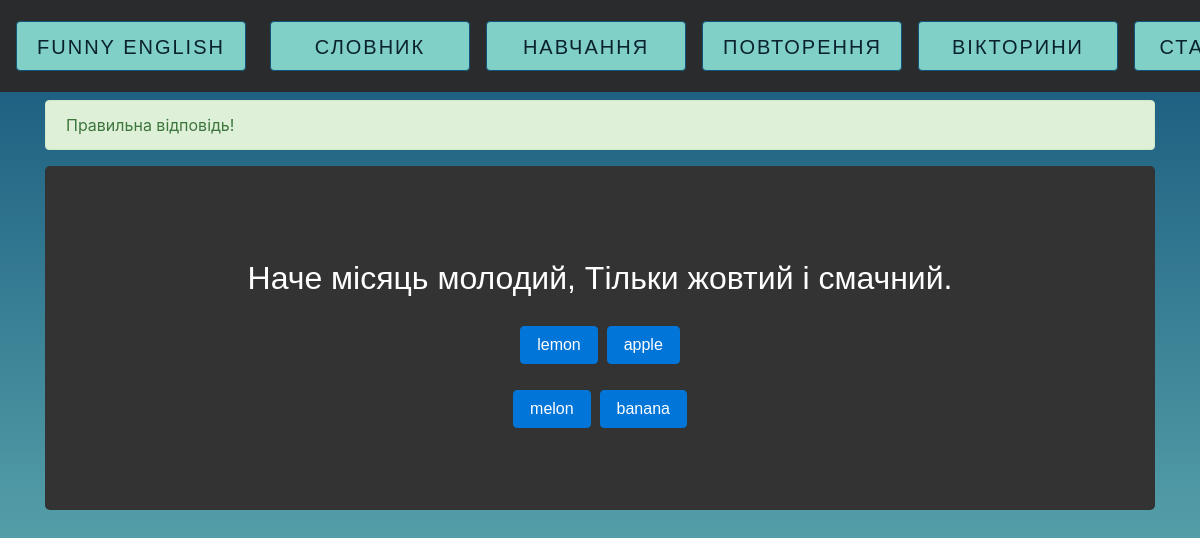
The app's page /quizzes/1/kinesthetic (signed in) with its own data.
### word/models.py (models this page shows)
class Word(models.Model):
    engWord = models.CharField(max_length=25, verbose_name="English")
    trWord = models.CharField(max_length=25, verbose_name="Ukrainian")
    word = models.ForeignKey(Theme, on_delete=models.CASCADE, verbose_name="Theme", default=None)
    sentence = models.TextField(verbose_name="Sentence")
    structure = models.CharField(max_length=25, verbose_name="Structure")
    img = models.ImageField(upload_to='static/img/words')
    brainteaser = models.TextField(verbose_name="Brainteaser", default=None, blank=True, null=True)
    def __str__(self):
        return self.engWord

### word/views.py (the view)
# urls.py: path('quizzes/<int:theme_name>/<person_type>', views.quiz, name="quiz"),
@login_required(login_url="user:login")
def quiz(request, theme_name, person_type):
    global cur_word, guessed_words
    cur_word += 1
    if cur_word >= total_words:
        return redirect('/result')
    page = person_type + '.html'
    words = Word.objects.filter(word_id=theme_name).order_by('?')
    if len(words) < 1:
        return
    if person_type == "kinesthetic":
        words = words.exclude(brainteaser__isnull=True)
    options = list(words)[:4]
    image_word = options[0]
    random.shuffle(options)
    choosed_answer = request.GET.get("mybtn1") or request.GET.get("mybtn2") or request.GET.get(
        "mybtn3") or request.GET.get("mybtn4")
    if cur_word!=0:
        if choosed_answer == request.GET.get("word"):
            messages.success(request, "Правильна відповідь!")
            guessed_words += 1
        else:
            messages.info(request, 'Відповідь неправильна!')
    print("Correct answer =", image_word, "| callstack: ", inspect.currentframe())
    print('cur_word =',cur_word,"   |   ",inspect.currentframe())
    print('guessed_words =', guessed_words, "   |   ",inspect.currentframe())
    print('total_words =', total_words, "   |   ",inspect.currentframe())
    print("progress_val =",cur_word/total_words*100.,"   |   ",inspect.currentframe())
    if request.method == 'POST':
        print("Request method = POST","   |   ",inspect.currentframe())
    else:
        print("Request method = GET","   |   ",inspect.currentframe())
    return render(request, page,
                  {'btn1': options[0], 'btn2': options[1], 'btn3': options[2], 'btn4': options[3],
                   'word': image_word, 'person_type': person_type,
                   'progress_val': int(cur_word/total_words*100.),
                   'cur_word' : cur_word,
                   'total_words' : total_words
                   })

### templates/kinesthetic.html (shortened to what this page needs)
{% extends "layout.html" %}
{% block body %}
    <div class="jumbotron text-center" style="background-color:#333333">
        <br>
        <form autocomplete="off">
            <div>
                <p id="word_question" style="color:white">{{ word.brainteaser }}</p>
            </div>
            <p>
                <input type="submit" class="btn btn-primary" value={{ btn1 }} name="mybtn1">
                <input type="submit" class="btn btn-primary" value={{ btn2 }} name="mybtn2">
            <p>
                <input type="submit" class="btn btn-primary" value={{ btn3 }} name="mybtn3">
                <input type="submit" class="btn btn-primary" value={{ btn4 }} name="mybtn4">
        </form>
    </div>
{% endblock body %}

### static/css/style.css (style rules this page uses)
body { background: linear-gradient(#13547a, #80d0c7); font-family: 'Quicksand', sans-serif; }
p { font-size: 200%; font-family: 'Quicksand', sans-serif; text-align: center; }

### templates/layout.html (style rules this page uses)
body { background: linear-gradient(#13547a, #80d0c7); font-family: 'Quicksand', sans-serif; width: 100%; height:100vh; background-size: cover; }

### records on screen
Word: brainteaser "Наче місяць молодий, Тільки жовтий і смачний.", mybtn4 "banana"
Word: mybtn1 "lemon"
Word: mybtn2 "apple"
Word: mybtn3 "melon"

### other values on screen
{{ message }} "Правильна відповідь!"
